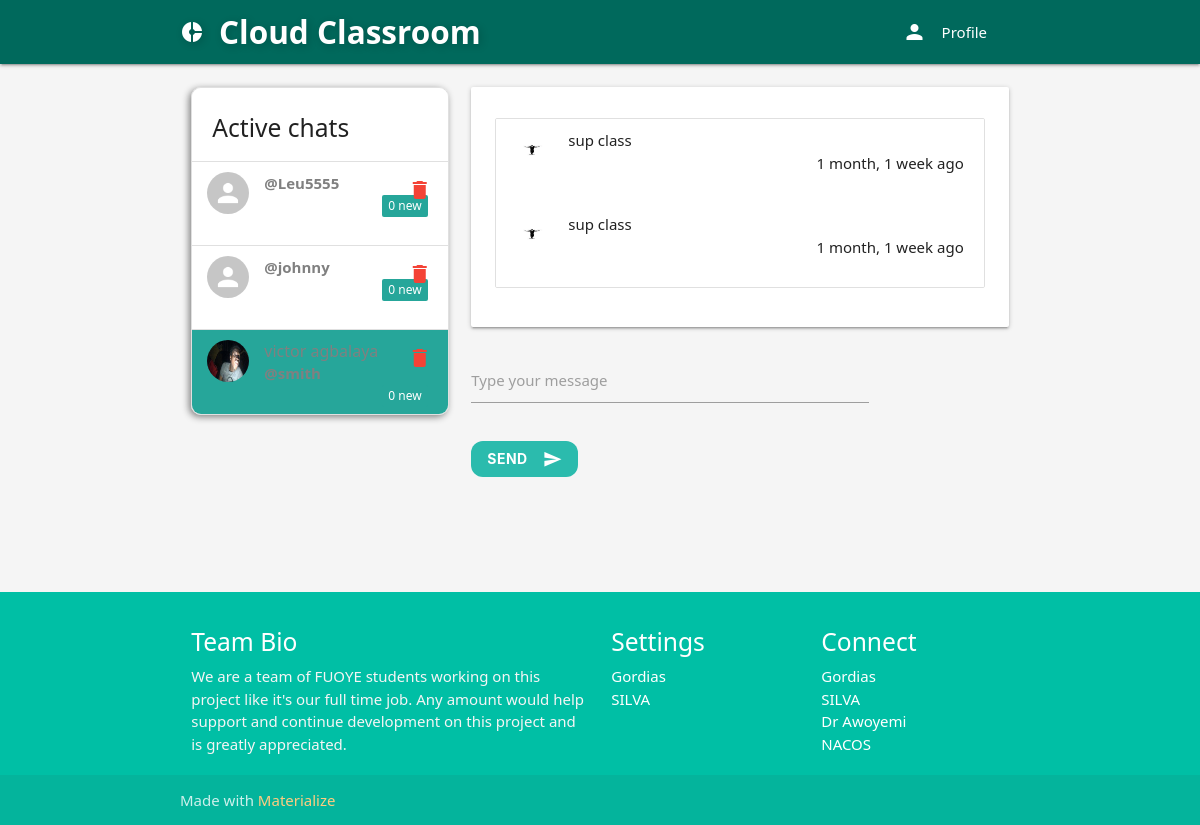
The page /direct/directs/smith (signed in) on the database its author committed.
### authE/models.py (models this page shows, shortened)
class Profile(models.Model):
	user = models.OneToOneField(User, on_delete=models.CASCADE, related_name='profile')
	location = models.CharField(max_length=50, null=True, blank=True)
	url = models.CharField(max_length=80, null=True, blank=True)
	profile_info = models.TextField(max_length=150, null=True, blank=True)
	created = models.DateField(auto_now_add=True)
	picture = models.ImageField(upload_to=user_directory_path_profile, blank=True, null=True, verbose_name='Picture')
	banner = models.ImageField(upload_to=user_directory_path_banner, blank=True, null=True, verbose_name='Banner')

### direct/models.py (models this page shows, shortened)
class Message(models.Model):
    user = models.ForeignKey(User, on_delete=models.CASCADE, related_name='msg_user')
    sender = models.ForeignKey(User, on_delete=models.CASCADE, related_name='from_user')
    recipient = models.ForeignKey(User, on_delete=models.CASCADE, related_name='to_user')
    body = models.TextField(max_length=1000, blank=True, null=True)
    date = models.DateTimeField(auto_now_add=True)
    is_read = models.BooleanField(default=False)
    def get_messages(user):
        messages = Message.objects.filter(user=user).values('recipient').annotate(last=Max('date')).order_by('-last')
        users = []
        for message in messages:
            users.append({
                'user': User.objects.get(pk=message['recipient']),
                'last': message['last'],
                'unread': Message.objects.filter(user=user, recipient__pk=message['recipient'], is_read=False).count()
            })
        return users

### direct/views.py (the view)
# urls.py: path('directs/<username>', Directs, name='directs'),
@login_required
def Directs(request, username):
    user = request.user
    messages = Message.get_messages(user=request.user)
    active_direct = username
    directs = Message.objects.filter(user=user, recipient__username=username).order_by('-date')
    directs.update(is_read=True)
    for message in messages:
        if message['user'].username==username:
            message['unread'] = 0
    paginator_directs = Paginator(directs, 5)
    page_number_directs = request.GET.get('directspage')
    directs_data = paginator_directs.get_page(page_number_directs)
    context = {
        'directs': directs_data,
        'messages': messages,
        'active_direct': active_direct
    }
    return render(request, 'direct/direct.html', context)

### authE/views.py (called while the page is built)
def SideNavInfo(request):
	user = request.user
	nav_profile = None
	if user.is_authenticated:
		nav_profile = Profile.objects.get(user=user)
	return {'nav_profile': nav_profile}

### direct/views.py (called while the page is built)
def CheckDirects(request):
    directs_count = 0
    if request.user.is_authenticated:
        directs_count = Message.objects.filter(user=request.user, is_read=False).count()
    return {'directs_count': directs_count}

### virtual_classroom/templates/direct/direct.html (shortened to what this page needs)
{% extends 'base.html' %}
{% load static %}
{% load humanize %}
{% block content %}
<div class="row">
<div class="col s12 m4">
<ul class="collection with-header" style="border-radius: 10px; overflow: hidden; box-shadow: -2px 2px 7px grey;">
    <li class="collection-header">
        <h5>Active chats</h5>
    </li>
    {% for message in messages %}
    <a style="color: gray;" href="{% url 'directs' message.user.username %}">
        <li class="collection-item avatar {% if active_direct == message.user.username %}active{% endif %}">
        {% if message.user.profile.picture %}
            <img src="{{ message.user.profile.picture.url }}" class="circle responsive-img">
        {% else %}
            <img src="{% static 'img/no_avatar.jpg' %}" class="circle responsive-img">
        {% endif %}
            <span class="title">{{ message.user.first_name }} {{ message.user.last_name }}</span>
            <p><b>@{{ message.user.username }}</b></p>
            <span class="new badge">{{ message.unread }}</span>
            <a href="" class="secondary-content red-text"><i class="material-icons">delete</i></a>
    </li>
    </a>
    {% endfor %}
</div>
<div style="overflow-y: scroll;" class="col s12 m8">
    <div style="max-width: 600px;" class="card">
        <div class="card-content">
            <ol id="oldirects" style="list-style-type: none; display: flex; flex-direction: column-reverse;" class="collection">
            {% for direct in directs %}
                <li style="border-bottom: 0px;" class="collection-item avatar">
                    {% if direct.sender.profile.picture %}
                        <img src="{{ direct.sender.profile.picture.url }}" class="circle responsive-img">
                    {% else %}
                        <img src="{% static 'img/no_avatar.jpg' %}" class="circle responsive-img">
                    {% endif %}
                    <p>{{ direct.body }}</p>
                    <p class="right-align">{{ direct.date | naturaltime }}</p>
                </li>
            {% endfor %}
            </ol>
        </div>
    </div>
    <div class="card-action">
        <div class="row">
            <form id="senddirectform" method="POST" action="{% url 'send-direct' %}">
                <div class="input-field col s9">
                    <input id="text" name="body" type="text" class="validate">
                    <label for="text">Type your message</label>
                  </div>
                  <div class="input-field col s9">
                  <button class="btn waves-effect waves-light" type="submit" name="action" style="background-color: rgb(43, 187, 173);">Send
                    <i class="material-icons right">send</i>
                  </button>
                </div>
            </form>
        </div>
    </div>
</div>
</div>
{% endblock %}

### virtual_classroom/static/css/style2.css (style rules this page uses)
* { margin: 0; padding: 0; box-sizing: border-box; font-family: 'Segoe UI', Tahoma, Geneva, Verdana, sans-serif; }
body { background-color: #f5f5f5; transition: background-color 0.3s ease, color 0.3s ease; }

### virtual_classroom/templates/base.html (style rules this page uses)
.btn, .btn-small, .btn-large, .btn-floating { background: var(--primary-color); border: none; color: white; padding: auto 1.5rem; font-weight: bold; border-radius: 12px; box-shadow: var(--shadow); transition: transform 0.3s ease, box-shadow 0.3s ease; }
.btn-small, .btn { background-color: rgb(43, 187, 173); }

### rows shown on the page
Message: sender.profile.picture (placeholder picture), body "sup class", date "1 month, 1 week ago"
Message: sender.profile.picture (placeholder picture), body "sup class", date "1 month, 1 week ago"

### other values the page prints
{{ message.user.username }} "Leu5555"
{{ message.unread }} "0"
{{ message.user.username }} "johnny"
